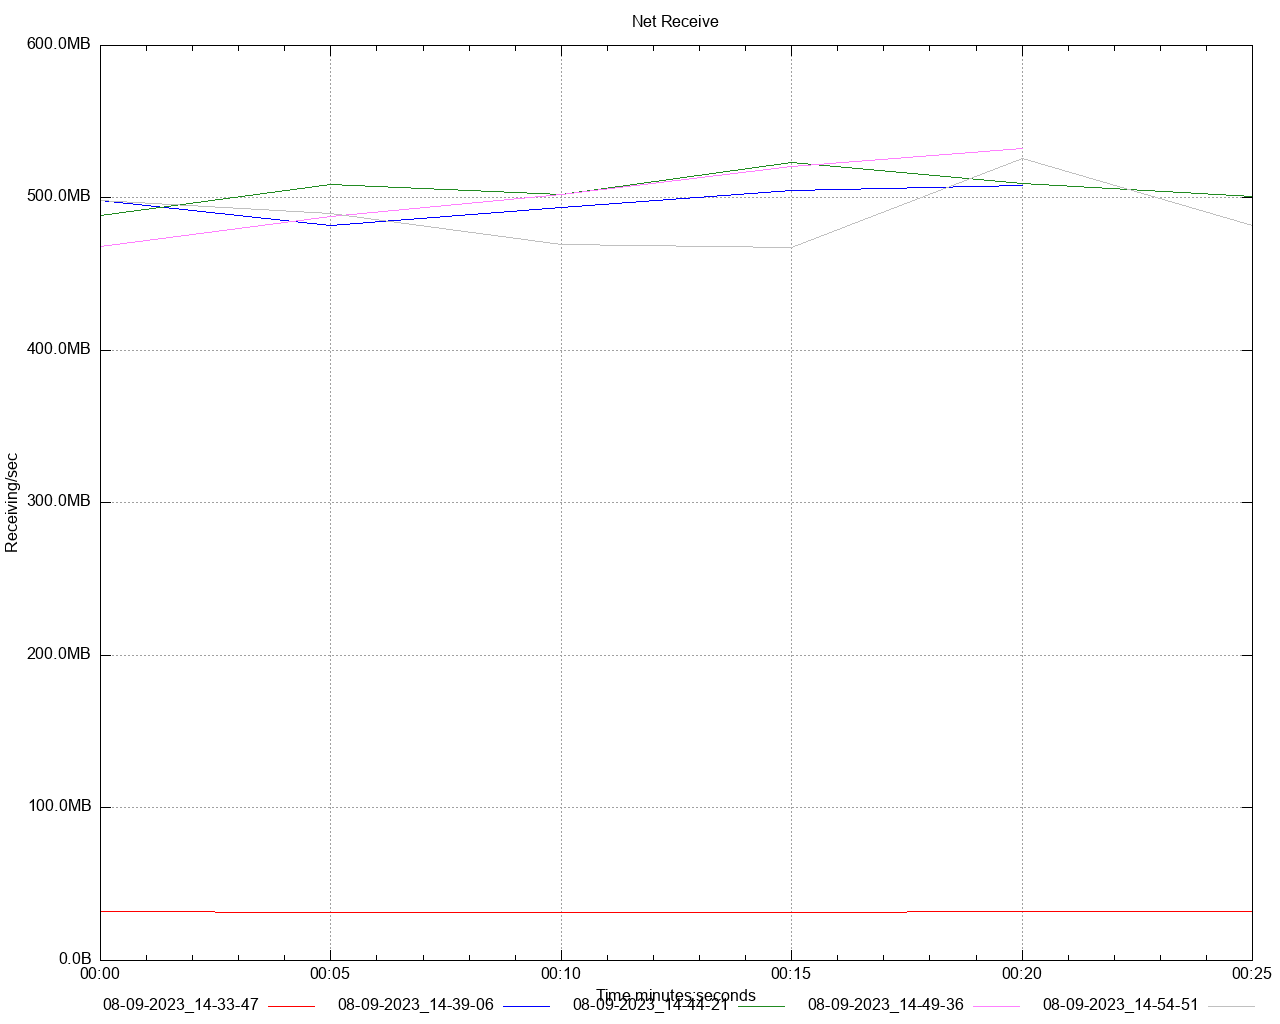

Recreate this plot in gnuplot.
set title 'Net Receive' noenhanced
set style data lines
set datafile separator ","
set terminal png size 1280,1024
set grid
set key below
set xdata time
set timefmt "%s"
offset = 0
t0(x)=(offset=($0==0) ? x : offset, x - offset)
set xlabel 'Time minutes:seconds'
set ylabel 'Receiving/sec'
set format y '%.1s%cB'
set output '/Users/gbarnett/git/hazelcast-simulator/atomiclong-3node-member/atomicreference/dstat/net_receive_A2.png'
plot \
   '/Users/gbarnett/git/hazelcast-simulator/atomiclong-3node-member/atomicreference/data/net_receive_A2_1.data' using (t0(timecolumn(1))):2 title "08-09-2023_14-33-47" noenhanced lt rgb "red", \
   '/Users/gbarnett/git/hazelcast-simulator/atomiclong-3node-member/atomicreference/data/net_receive_A2_2.data' using (t0(timecolumn(1))):2 title "08-09-2023_14-39-06" noenhanced lt rgb "blue", \
   '/Users/gbarnett/git/hazelcast-simulator/atomiclong-3node-member/atomicreference/data/net_receive_A2_3.data' using (t0(timecolumn(1))):2 title "08-09-2023_14-44-21" noenhanced lt rgb "forest-green", \
   '/Users/gbarnett/git/hazelcast-simulator/atomiclong-3node-member/atomicreference/data/net_receive_A2_4.data' using (t0(timecolumn(1))):2 title "08-09-2023_14-49-36" noenhanced lt rgb "orchid", \
   '/Users/gbarnett/git/hazelcast-simulator/atomiclong-3node-member/atomicreference/data/net_receive_A2_5.data' using (t0(timecolumn(1))):2 title "08-09-2023_14-54-51" noenhanced lt rgb "grey", \
